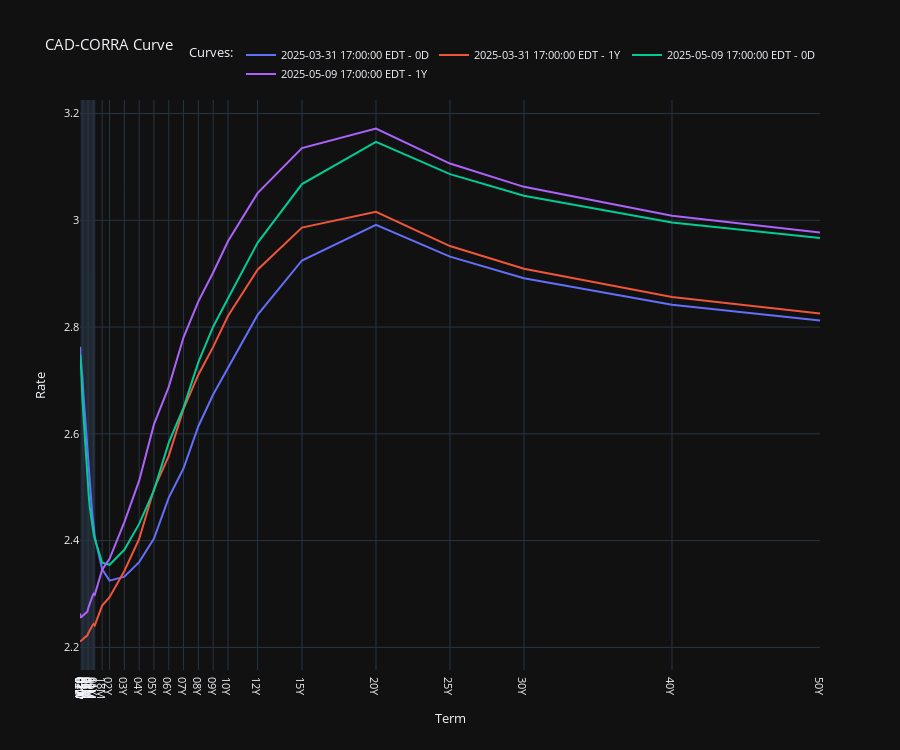

The code cell stored with this chart in its notebook:
### Code cell
cad_ois.irswaps_term_structure_plotter(bdates=[datetime(2025, 3, 31), datetime(2025, 5, 9)], fwd_tenors=["0D", "1Y"], use_plotly=True)
